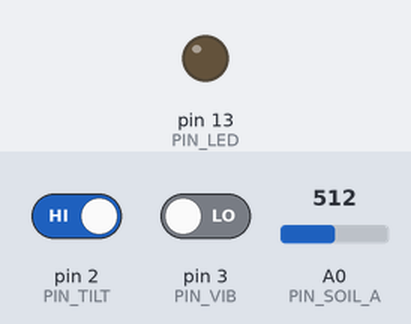
Simulated run of this sketch. Board: Arduino Uno, built with avr-gcc and run on an emulated ATmega328P. Shown: output pins drawn as LEDs (lit = HIGH). The inputs (shaded band) are chosen by the test bench; at power-on: pin 2 (PIN_TILT) HIGH, pin 3 (PIN_VIB) LOW, A0 (PIN_SOIL_A) = 512. What the sketch prints to the serial monitor is not drawn.

Above: at 3.0 s.
At 6.17 s:
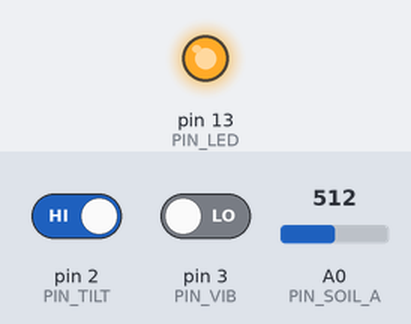
Timing chart, 0 to 8.1 s (numbered marks = the images above):
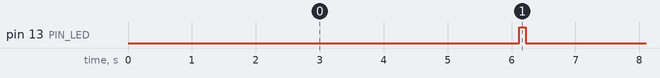

Measured:
- by itself, pin 13 (PIN_LED): alternates HIGH for 0.10 s and LOW for 6.1 s

The sketch:

sensor_controlador.ino
```cpp
// sensor_controlador
// v 1.0.1
// entrega final

#include <SoftwareSerial.h>

const uint8_t NODE_ID = 1;     // cambia por 1, 2, 3, etc. El 1 solo envia
const bool IS_HEAD = true;     // solo el primero = true. con detalles importantes
const unsigned long PERIOD_MS = 5000; // periodo de envío

// ---------- Pines ----------
const int PIN_LED = 13;
const int PIN_SOIL_A = A0; // FC-28
const int PIN_TILT   = 2;  // SW-520
const int PIN_VIB    = 3;  // SW-420

const int RX_IN = 8,  TX_IN = 9;   // recepción del nodo anterior
const int RX_OUT = 10, TX_OUT = 11;// envío al siguiente

SoftwareSerial serialIn(RX_IN, TX_IN);
SoftwareSerial serialOut(RX_OUT, TX_OUT);

// ---------- Calibración FC-28 ----------
const int SOIL_MIN_RAW = 300;
const int SOIL_MAX_RAW = 900;
const unsigned long VIB_TIMEOUT = 20000;
const int VIB_HIT_US = 1000;

// ---------- Funciones ----------
int clampInt(int v, int lo, int hi){ if(v<lo) return lo; if(v>hi) return hi; return v; }

int soilPercent(int raw){
  raw = clampInt(raw, SOIL_MIN_RAW, SOIL_MAX_RAW);
  long p = (long)(SOIL_MAX_RAW - raw) * 100L / (SOIL_MAX_RAW - SOIL_MIN_RAW);
  return clampInt((int)p, 0, 100);
}

String readNodeSample(){
  int soilRaw = analogRead(PIN_SOIL_A);
  int soilPct = soilPercent(soilRaw);
  int tiltVal = digitalRead(PIN_TILT);
  unsigned long pulse = pulseIn(PIN_VIB, HIGH, VIB_TIMEOUT);
  bool vibHit = (pulse >= (unsigned long)VIB_HIT_US);

  String j = "{\"id\":"; j += NODE_ID;
  j += ",\"soil\":{\"raw\":"; j += soilRaw;
  j += ",\"pct\":"; j += soilPct;
  j += "},\"tilt\":"; j += tiltVal;
  j += ",\"vib\":{\"pulse\":"; j += pulse;
  j += ",\"hit\":"; j += (vibHit ? "true":"false");
  j += "}}";
  return j;
}

bool recvJsonFromPrev(String &json){
  serialIn.listen();              // <<< asegúrate de estar escuchando
  const unsigned long TOUT = 1500;
  unsigned long t0 = millis();

  // Espera a que llegue algo
  while (serialIn.available() == 0) {
    if (millis() - t0 > TOUT) return false;
  }

  String s = serialIn.readStringUntil('\n'); // EOP, importante para nosotros no remover
  if (s.length() == 0) return false;

  int i0 = s.indexOf('{');
  int i1 = s.lastIndexOf('}');
  if (i0 == -1 || i1 == -1 || i1 < i0) return false;

  json = s.substring(i0, i1 + 1);
  Serial.println(F("[RX] Cadena bruta recibida:"));
  Serial.println(s);
  return true;
}

void sendToNext(const String &json){
  serialOut.print(json);
  serialOut.print('\n');
  serialOut.flush();
  Serial.println(F("[TX] → JSON enviado al siguiente nodo:"));
  Serial.println(json);
  Serial.println(F("--------------------------------------------------"));
}

void setup(){
  pinMode(PIN_LED, OUTPUT);
  pinMode(PIN_TILT, INPUT_PULLUP);
  pinMode(PIN_VIB, INPUT);

  serialIn.begin(19200);
  serialOut.begin(19200);
  Serial.begin(115200); // para ver logs en el monitor serie
  serialIn.listen();
  Serial.println(F("=== Nodo iniciado ==="));
  Serial.print(F("ID: ")); Serial.println(NODE_ID);
  Serial.print(F("Cabecera: ")); Serial.println(IS_HEAD ? "Sí":"No");
}

void loop(){
  static unsigned long tLast = 0;
  static uint16_t seq = 0;

  String inbound;
  bool got = recvJsonFromPrev(inbound);

  if (got){
    Serial.println(F("[RX] JSON recibido del nodo anterior:"));
    Serial.println(inbound);

    int posArr = inbound.indexOf("\"samples\":[");
    if (posArr==-1){
      inbound = "{\"seq\":0,\"samples\":[]}";
      posArr = inbound.indexOf("\"samples\":[");
    }

    int closePos = inbound.lastIndexOf(']');
    String mine = readNodeSample();
    String out = inbound.substring(0, closePos);
    if (inbound.charAt(closePos-1) != '[') out += ",";
    out += mine;
    out += inbound.substring(closePos);

    Serial.println(F("[NODE] Lectura propia agregada:"));
    Serial.println(mine);
    sendToNext(out);
    digitalWrite(PIN_LED, HIGH); delay(100); digitalWrite(PIN_LED, LOW);

  } else if (IS_HEAD && millis()-tLast >= PERIOD_MS){
    seq++;
    String head = "{\"seq\":";
    head += seq;
    head += ",\"samples\":[";
    head += readNodeSample();
    head += "]}";
    Serial.println(F("[HEAD] Generando nuevo paquete inicial:"));
    Serial.println(head);
    sendToNext(head);
    tLast = millis();
    digitalWrite(PIN_LED, HIGH); delay(100); digitalWrite(PIN_LED, LOW);
  }

  delay(10);
}
```
